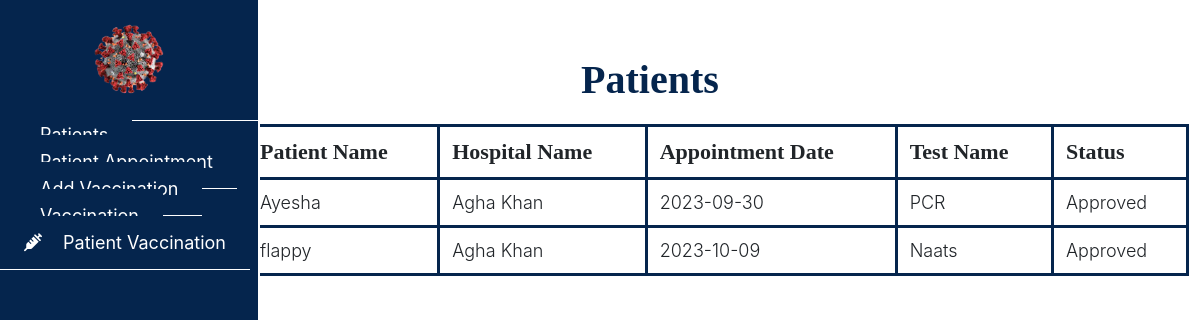
Page /hospital/patientlist.php (signed in) on the earlier database version.
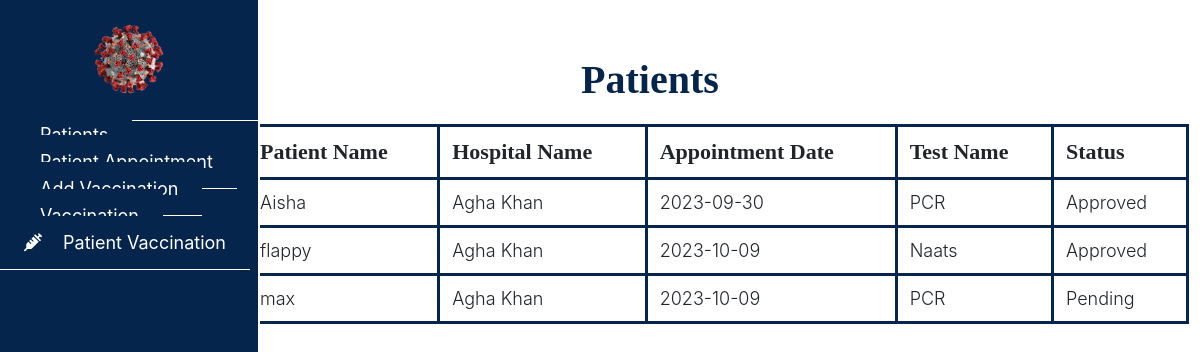
Same page on the later database version.
### tables this page shows
CREATE TABLE `appointment` (
  `app_id` int(11) NOT NULL,
  `patient_id` int(11) DEFAULT NULL,
  `hospital_id` int(11) DEFAULT NULL,
  `app_date` date DEFAULT NULL,
  `status` int(11) DEFAULT NULL,
  `app_time` time DEFAULT NULL,
  `test_name` varchar(255) NOT NULL,
  `approval_status` enum('Pending','Approved','Rejected') DEFAULT 'Pending'
);

CREATE TABLE `patient` (
  `patient_id` int(11) NOT NULL,
  `patient_name` varchar(255) DEFAULT NULL,
  `address` varchar(255) DEFAULT NULL,
  `email` varchar(255) DEFAULT NULL,
  `password` varchar(255) DEFAULT NULL
);

CREATE TABLE `hospital` (
  `hospital_id` int(11) NOT NULL,
  `hospital_name` varchar(255) DEFAULT NULL,
  `location` varchar(255) DEFAULT NULL,
  `password` varchar(255) DEFAULT NULL,
  `approval_status` enum('Pending','Approved','Rejected') DEFAULT 'Pending'
);

### hospital/patientlist.php (the view, shortened to what this page needs)
<?php
include("../connection.php");
?>
<html lang="en">
<head>
    <link rel="stylesheet" href="../assets/css/admin.css">
    <link rel="stylesheet" href="https://cdn.usebootstrap.com/bootstrap/3.3.7/css/bootstrap.min.css">
    <link rel="stylesheet"
        href="https://cdnjs.cloudflare.com/ajax/libs/material-design-iconic-font/2.2.0/css/material-design-iconic-font.min.css">
    <link rel="stylesheet" href="https://cdnjs.cloudflare.com/ajax/libs/font-awesome/6.4.0/css/all.min.css">
</head>
<body>
    <div id="sidebar">
        <header>
            <a href="#"><img src="../assets/images/covidlogo.png" alt=""
                    style="width:120px ; height:120;padding: 20px;"></a>
        </header>
        <ul class="nav">
            <li>
                <a href="patientlist.php">
                </a>
            </li>
            <li>
                <a href="patientappointment.php">
                </a>
            </li>
            <li>
                <a href="addvaccine.php">
                </a>
            </li>
            <li>
                <a href="vacstatus.php">
                </a>
            </li>
            <li>
                <a href="patientvacstatus.php">
                    <i class="fas fa-syringe"></i> Patient Vaccination
                </a>
            </li>
        </ul>
    </div>
    <nav class="navbar">
        <div class="container-fluid">
            <ul class="nav navbar-nav navbar-right">
                <li class="dropdown">
                    <a href="#" class="dropdown-toggle" data-toggle="dropdown">
                    </a>
                </li>
            </ul>
        </div>
    </nav>
    <div class="container-fluid" id="all-products">
        <h1 class="text-center">Patients</h1>
        <div class="container">
            <table class="table">
                <thead>
                    <tr>
                        <th>Patient Name</th>
                        <th>Hospital Name</th>
                        <th>Appointment Date</th>
                        <th>Test Name</th>
                        <th>Status</th>
                    </tr>
                </thead>
                <tbody>
                    <?php
                    $hospital_id = $_SESSION['hospital_id'];
                    $query = "SELECT a.*, p.patient_name FROM appointment a JOIN patient p ON a.patient_id = p.patient_id WHERE a.hospital_id = $hospital_id";
                    $result = mysqli_query($con, $query);
                    while ($row = mysqli_fetch_assoc($result)):
                        $patient_id = $row['patient_id'];
                        $patient_query = "SELECT patient_name FROM patient WHERE patient_id = $patient_id";
                        $patient_result = mysqli_query($con, $patient_query);
                        $hospital_query = "SELECT hospital_name FROM hospital WHERE hospital_id = $hospital_id";
                        $hospital_result = mysqli_query($con, $hospital_query);
                        if ($patient_result && $hospital_result):
                            $patient_data = mysqli_fetch_assoc($patient_result);
                            $hospital_data = mysqli_fetch_assoc($hospital_result);
                            $patient_name = $patient_data['patient_name'];
                            $hospital_name = $hospital_data['hospital_name'];
                            ?>
                            <tr id="row_<?= $row['app_id'] ?>">
                                <td>
                                    <?= $patient_name ?>
                                </td>
                                <td>
                                    <?= $hospital_name ?>
                                </td>
                                <td>
                                    <?= $row['app_date'] ?>
                                </td>
                                <td>
                                    <?= $row['test_name'] ?>
                                </td>
                                <td>
                                    <?= $row['approval_status'] ?>
                                </td>
                            </tr>
                        <?php endif; ?>
                    <?php endwhile; ?>
                </tbody>
            </table>
        </div>
    </div>
</body>
</body>
</html>

Differences in the rows shown:
changed through a linked row, appointment: patient.patient_name "Ayesha" → "Aisha"
added appointment: patient.patient_name "max", hospital.hospital_name "Agha Khan", app_date "2023-10-09", test_name "PCR", approval_status "Pending"
